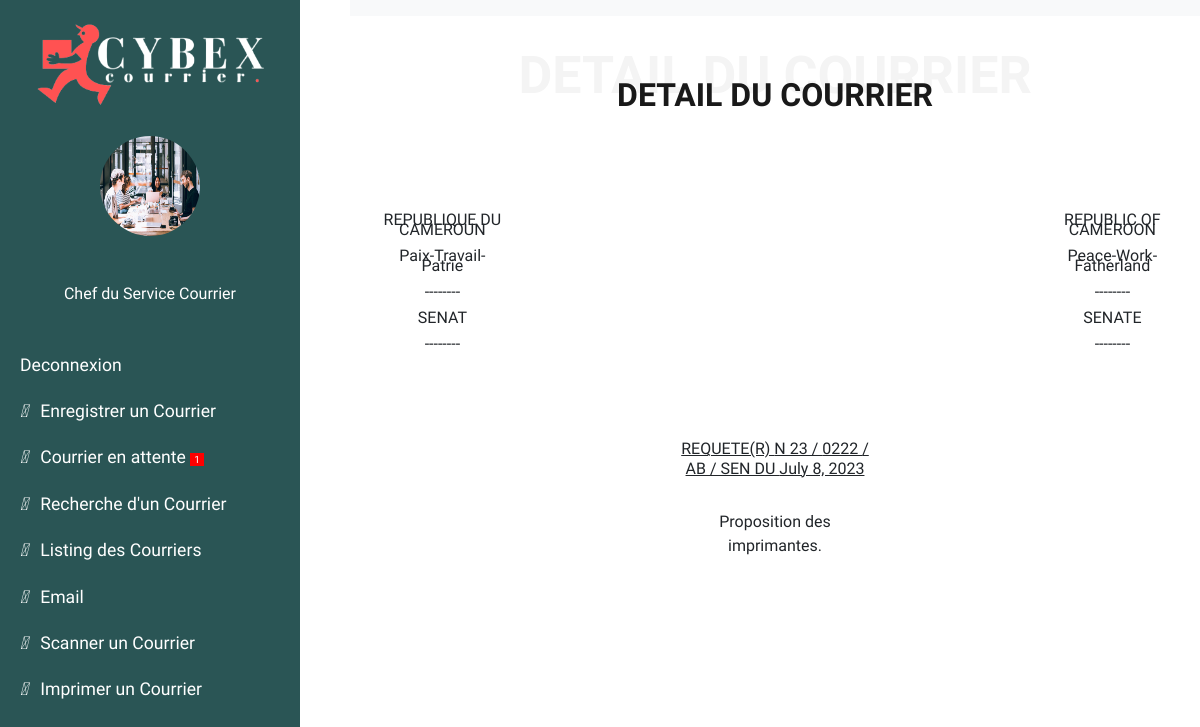
/2, run on the app's committed database.
### senat/models.py (models this page shows, shortened)
class Courrier(models.Model):
    transmetteur = models.CharField(max_length=150, choices=EMETTEUR)
    recepteur = models.CharField(max_length=100, choices=RECEPTEUR)
    types = models.CharField(max_length=100, choices=TYPES_COURRIERS)
    structure = models.CharField(max_length=100, choices=STRUCTURE, null=True, blank=True)
    code = models.CharField(max_length=100, null=False, blank=False, unique=True)
    annee = models.CharField(max_length=100, null=True, blank=True)
    date = models.DateField(blank=True, null=True, default=date.today)
    objet = models.CharField(max_length=10000, null=False, blank=False)
    service_traitement = models.CharField(max_length=150, choices=SERVICE_TRAITEMENT)
    mention = models.CharField(max_length=100, choices=MENTION, null=True, blank=True)
    is_active = models.BooleanField(default=True)
    created_at = models.DateTimeField(auto_now_add=True)
    class Meta:
        db_table = "courrier"

### senat/views.py (the view)
# urls.py: path('<int:id>', views.courrier_attente_detail, name='courrier_attente_detail'),
def courrier_attente_detail(request, id):
    obj = get_object_or_404(Courrier, pk=id)
    courrier = Courrier.objects.filter(mention="ETUDE ET COMPTE RENDU", is_active=True)
    count_courrier = courrier.count()
    return render(request, 'courrier_detail.html', {"obj": obj, "count_courrier": count_courrier})

### senat/templates/courrier_detail.html (shortened to what this page needs)
{% load static %}
{% load crispy_forms_tags %}
<!DOCTYPE html>
<html>
<head>
<link rel="stylesheet" href="https://stackpath.bootstrapcdn.com/font-awesome/4.7.0/css/font-awesome.min.css">
<link rel="stylesheet" href="https://stackpath.bootstrapcdn.com/bootstrap/4.3.1/css/bootstrap.min.css">
</head>
<body>
    <div class="wrapper">
        <nav id="sidebar">
            <div class="sidebar-header text-center">
                <img src="{% static 'landing/assets/img/cybex-logo.png' %}" class="" style="width: 250px;">
            </div>
            <div class="text-center">
                <img src="{% static 'landing/assets/img/about.jpg' %}" class="img logo rounded-circle mb-3 mt-2" style="width: 100px; height: 100px;">
            </div>
            <p class="text-center" style="color: #fff"> <br> Chef du Service Courrier</p>
            <ul class="list-unstyled components">
                <li class="active">
                    <a href="{% url 'account:index' %}">
                        Deconnexion
                    </a>
                </li>
                <li>
                    <a href="{% url 'senat:chef_service' %}">
                        <i class="fas fa-user mr-2"></i>
                        Enregistrer un Courrier
                    </a>
                </li>
                <li>
                    <a href="{% url 'senat:courrier_attente' %}">
                        <i class="fas fa-user mr-2"></i>
                        Courrier en attente <span style="font-size:10px; border: 1px solid red; padding-left: 3px; padding-right: 3px; border-radius: %; background-color: red">{{ count_courrier }}</span>
                    </a>
                </li>
                <li>
                    <a href="{% url 'senat:search_chef' %}">
                        <i class="fas fa-tasks mr-2"></i>
                        Recherche d'un Courrier
                    </a>
                </li>
                <li>
                    <a href="{% url 'senat:list_courrier' %}">
                        <i class="fas fa-cog mr-2"></i>
                        Listing des Courriers
                    </a>
                </li>
                <li>
                    <a href="{% url 'senat:envoi_email' %}">
                        <i class="fas fa-cog mr-2"></i>
                        Email
                    </a>
                </li>
                <li>
                    <a href="{% url 'senat:scan' %}">
                        <i class="fas fa-cog mr-2"></i>
                        Scanner un Courrier
                    </a>
                </li>
                <li>
                    <a href="{% url 'senat:captures' %}">
                        <i class="fas fa-cog mr-2"></i>
                        Imprimer un Courrier
                    </a>
                </li>
            </ul>
        </nav>
        <div id="content" >
            <nav class="navbar navbar-expand-lg navbar-light bg-light">
            </nav>
            <div class="container-fluid">
                <div class="section-title">
                    <span>DETAIL DU COURRIER</span>
                    <h2>DETAIL DU COURRIER</h2>
                </div>
                <div class="container">
                    <table class="head">
                        <tr>
                            <td class="head1">
                                <p>REPUBLIQUE DU CAMEROUN</p>
                                <p>Paix-Travail-Patrie</p>
                                <p>--------</p>
                                <p>SENAT</p>
                                <p>--------</p>
                            </td>
                            <td class="head2">
                            </td>
                            <td class="head3">
                                <p>REPUBLIC OF CAMEROON</p>
                                <p>Peace-Work-Fatherland</p>
                                <p>--------</p>
                                <p>SENATE</p>
                                <p>--------</p>
                            </td>
                        </tr>
                    </table>
                    <br><br><br>
                    <table class="obj">
                        <tr>
                            <td class="objet1">
                            </td>
                            <td class="objet">
                                <h6>{{ obj.types }} N 23 / {{ obj.code }} / AB / SEN DU {{ obj.date }}</h6><br>
                                <p>{{ obj.objet }}.
                                </p>
                            </td>
                            <td class="objet2">
                            </td>
                        </tr>
                    </table>
                </div>
            </div>
        </div>
    </div>
</body>
</html>

### senat/templates/courrier_detail.html (style rules this page uses)
body { font-family: 'Quicksand', sans-serif; }
.wrapper { display: flex; width: 100%; }
.img { background-size: cover; background-repeat: no-repeat; background-position: center center; }
#sidebar { height: 100%; width: 300px; position: fixed; z-index: 1; top: 0; left: 0; background-color: #2a5555; overflow-x: hidden; transition: all 0.3s; }
#sidebar .sidebar-header { padding: 20px; color: #fff; }
#sidebar ul.components { padding: 20px 0; }
#sidebar ul li a { padding: 10px; padding-left: 20px; font-size: 1.1em; display: block; color: #fff; text-decoration: none; }
#content { width: 100%; padding-left: 350px; transition: all 0.3s; }
.head { margin-top: 50px; }
.head1 { text-align: center; line-height: 10px; }
.head2 { width: 550px; }
.head3 { text-align: center; line-height: 10px; }
.objet { text-align: center; }
.objet h6 { text-decoration: underline; }
.objet1 { width: 300px; }
.objet2 { width: 300px; }
.section-title { margin-top: 30px; text-align: center; padding: 30px 0; position: relative; }
.section-title h2 { font-size: 32px; font-weight: 700; text-transform: uppercase; margin-bottom: 20px; padding-bottom: 0; color: #191919; position: relative; z-index: 2; }
.section-title span { position: absolute; top: 30px; color: #f4f4f4; left: 0; right: 0; z-index: 1; font-weight: 700; font-size: 52px; text-transform: uppercase; line-height: 0; }

### data on the page
Courrier: types "REQUETE(R)", code "0222", date "July 8, 2023", objet "Proposition des imprimantes"

### other printed values
{{ count_courrier }} "1"
